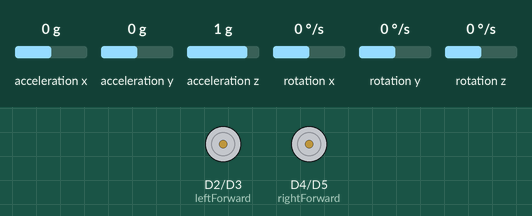
A program run on a simulated Arduino Nano 33 BLE. Shown: motor-driver pin pairs drawn as motors (green arrow = first pin HIGH = forward, orange = second pin HIGH = backward, longer = more drive). Inputs (shaded band) come from the test bench; at power-on: acceleration y 0 g, acceleration x 0 g, acceleration z 1 g, rotation x 0 °/s, rotation y 0 °/s, rotation z 0 °/s. What the program prints to the serial monitor is not drawn.

Above: at 1.3 s.
1.4 s: acceleration y set to -1.4 g
At 4.2 s:
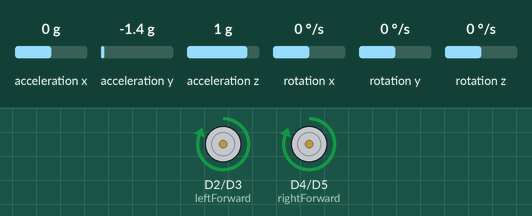
4.4 s: acceleration y set to 0.8 g
At 5.51 s:
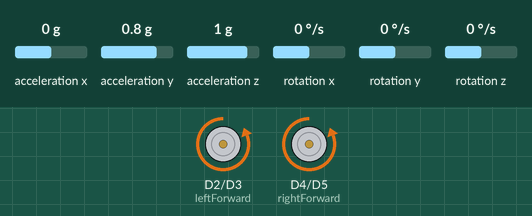
7.4 s: acceleration y set to -0.8 g
Timing chart, 0 to 10.4 s (numbered marks = the images above; inputs shaded):
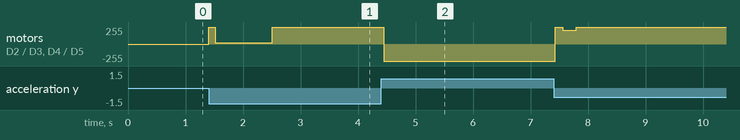

Measured:
- after the input at 1.4 s, motor on D2 (leftForward) / D3 (leftReverse), motor on D4 (rightForward) / D5 (rightReverse): stopped → forward 255/255 at once, → forward 19/255 0.12 s later, → forward 255/255 0.99 s later
- after the input at 4.4 s, motor on D2 (leftForward) / D3 (leftReverse), motor on D4 (rightForward) / D5 (rightReverse): forward 255/255 → backward 255/255 after 0.05 s

The program:

main.cpp
```cpp
#include <Arduino.h>
#include "compAngle.h"

#define leftForward D2
#define leftReverse D3
#define rightForward D4
#define rightReverse D5

const int motors[] = {leftForward, rightForward, leftReverse, rightReverse};
const int forward[] = {leftForward, rightForward};
const int reverse[] = {leftReverse, rightReverse};

int task = 0;
int pwm = 0;
// float targetAngle = 0;  // Desired angle (e.g., keep at level 0°)

void setup() {
    Serial.begin(115200);
    for (int motor : motors) {
        pinMode(motor, OUTPUT);
    }
    Serial.println("Motor control initialized");

    // Initialize IMU
    initIMU();
}

void loop() {
    float currentAngle = getCompAngle();  // Get tilt angle

    // Compute PID-controlled motor speed
    int speed = computePID(currentAngle);
    // int speed = 0;

    // Serial.print("Target: ");
    // Serial.print(targetAngle);
    // Serial.print("°, Current: ");
    // Serial.print(currentAngle, 2);
    Serial.print(", Adjusted PWM: ");
    if (currentAngle > 0) Serial.print("-");
    Serial.println(speed);

    // If angle is positive, move forward; if negative, move in reverse
    if (currentAngle < 0) {
        analogWrite(leftForward, speed);
        analogWrite(rightForward, speed);
        analogWrite(leftReverse, 0);
        analogWrite(rightReverse, 0);
    } else if (currentAngle > 0) {
        analogWrite(leftReverse, speed);
        analogWrite(rightReverse, speed);
        analogWrite(leftForward, 0);
        analogWrite(rightForward, 0);
    // } else {
    //     // Stop motors if the angle is near 0
    //     analogWrite(leftForward, 0);
    //     analogWrite(rightForward, 0);
    //     analogWrite(leftReverse, 0);
    //     analogWrite(rightReverse, 0);
    }

    //delay(100);  // Short delay for stability
}
```

comAngle.cpp
```cpp
#include "compAngle.h"
#include <Arduino.h>
#include <Wire.h>
#include <Arduino_BMI270_BMM150.h>  // Ensure this library is installed
#include <math.h>

// IMU Variables
float accelAngle = 0;          // Angle calculated using only the accelerometer
float gyroAngle;           // Angle calculated using only the gyroscope
float compAngle;           // Combined angle using complementary filter

float Kc = 0.91;  // Weight for accelerometer data (adjust as needed)

// PID Variables
float Kp = 730;     // Proportional Gain (Adjust for faster/slower response)
float Ki = 7000;    // Integral Gain (Corrects steady-state error)
float Kd = 128;     // Derivative Gain (Smooths sudden changes)
float prevError = 0;
float integral = 0;
unsigned long prevTime = 0;

void initIMU() {
    Serial.begin(115200);
    delay(100);  // Short delay to allow serial connection to initialize
    Serial.println("Initializing IMU...");

    if (!IMU.begin()) {
        Serial.println("Failed to initialize IMU!");
        while (1);
    }

    Serial.println("IMU Initialized.");

    // Read initial accelerometer data to determine the starting angle
    float ax, ay, az;
    while (!IMU.accelerationAvailable());
    IMU.readAcceleration(ax, ay, az);

    // Compute initial tilt angle
    accelAngle = atan2(ay, az) * 180.0 / PI;
    gyroAngle = accelAngle;  // Set initial gyroAngle as accelAngle
    compAngle = accelAngle;  // Set initial compAngle as accelAngle

    prevTime = millis();  // Initialize time for PID
}

float getAccelAngle() {
    if (IMU.accelerationAvailable()) {
        float ax, ay, az;
        IMU.readAcceleration(ax, ay, az);

        // Compute tilt angle directly using the accelerometer
        accelAngle = atan2(ay, az) * 180.0 / PI;
    }
    return accelAngle;
}

float getGyroAngle() {
    // float prevAngle = gyroAngle;
    if (IMU.gyroscopeAvailable()) {
        // Compute tilt angle using the gyroscope
        float gx, gy, gz;
        IMU.readGyroscope(gx, gy, gz);
        float dt = (millis() - prevTime) / 1000.0;  // Time difference in seconds
        prevTime = millis();
        gyroAngle -= gx * dt;
    }
    return (gyroAngle);
}

float getCompAngle() {
    // Combine accelerometer and gyroscope readings using complementary filter
    compAngle = Kc * (compAngle + getGyroAngle() * ((millis() - prevTime) / 1000.0)) + (1 - Kc) * getAccelAngle();

    Serial.print("Comp Angle: ");
    Serial.print(compAngle);
    Serial.print(" | ");
    Serial.print("Gyro Angle: ");
    Serial.print(gyroAngle);
    Serial.print(" | ");
    Serial.print("Accel Angle: ");
    Serial.println(accelAngle);
    return compAngle;
}

// Function to calculate PWM from RPM using the given polynomial equation
int rpm2pwm(float rpm) {
    // return 0.000041559 * pow(rpm, 3) - 0.0347502552 * pow(rpm, 2) + 9.8233911975 * rpm - 860.4124730999;
    return 0.000675698364746 * pow(rpm, 2.07915394237297); // Exponential equation
}

// PID Controller Function
int computePID(float currentAngle) {
    currentAngle = currentAngle * PI / 180;  // Convert to radians (absolute value)
    unsigned long currentTime = millis();
    float dt = (currentTime - prevTime) / 1000.0;  // Time difference in seconds
    if (dt < 0.001) dt = 0.001;  // Prevent division by zero
    prevTime = currentTime;

    float error = -currentAngle;  // Difference between target and current angle
    integral += error * dt;   // Integral term (accumulates small errors)

    float derivative = (error - prevError) / dt;  // Derivative term (smooths response)
    prevError = error;  // Store error for next iteration

    // Compute PID output (Correction Force)
    float Force = (Kp * error) + (Ki * integral) + (Kd * derivative);

    // Print PID values for debugging
    Serial.print("P: ");
    Serial.print(Kp * error);
    Serial.print(" | I: ");
    Serial.print(Ki * integral);
    Serial.print(" | D: ");
    Serial.print(Kd * derivative);
    Serial.print(" | Force: ");
    Serial.println(Force);

    // Compute required acceleration
    int M = 4;  // Mass of the Cart (kg)
    float acceleration = Force / M;

    // Angular acceleration = Linear acceleration / Radius of the wheel
    // Angular velocity = Angular acceleration * Time
    // Thus, RPM = Angular velocity * 60 / (2 * PI)
    // RPM = (acceleration / radius * t) * 60 / (2 * PI)
    float radius = 0.04;  // Radius of the wheel (m)

    // Calculate the desired RPM based on the acceleration
    float desiredRPM = (acceleration / radius * dt) * 60 / (2 * PI);

    // print the desired RPM
    Serial.print("Desired RPM: ");
    Serial.print(desiredRPM);

    // Calculate the corresponding PWM value using the polynomial equation
    int pwmValue = rpm2pwm(abs(desiredRPM));

    // Constrain PWM value to valid range (0-255)
    // pwmValue = constrain(pwmValue, 0, 255);
    return constrain(pwmValue, 0, 255);
}
```

compAngle.h
```cpp
#ifndef ACCEL_ANGLE_H
#define ACCEL_ANGLE_H

void initIMU();         // Initializes the IMU
float getCompAngle();  // Returns the complementary tilt angle
int computePID(float currentAngle);       // Computes the PID output
#endif
```
